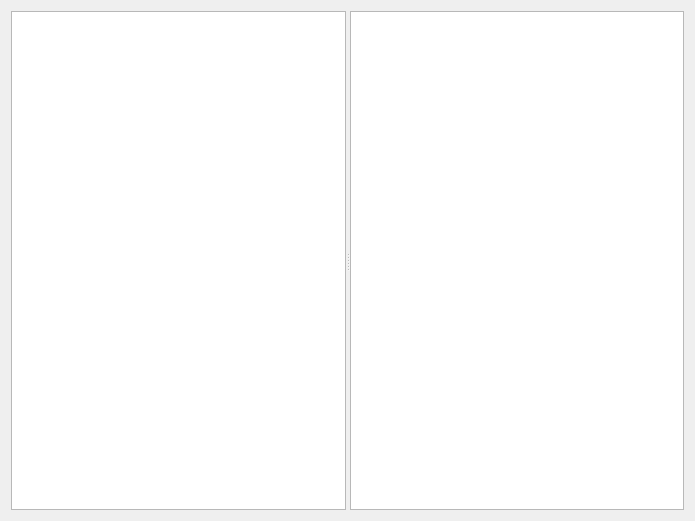
<?xml version="1.0" encoding="UTF-8"?>
<ui version="4.0">
 <class>CCmdHistoryWgt</class>
 <widget class="QWidget" name="CCmdHistoryWgt">
  <property name="geometry">
   <rect>
    <x>0</x>
    <y>0</y>
    <width>695</width>
    <height>521</height>
   </rect>
  </property>
  <property name="windowTitle">
   <string>CCmdHistoryWgt</string>
  </property>
  <layout class="QHBoxLayout" name="horizontalLayout">
   <item>
    <widget class="QSplitter" name="splitter">
     <property name="orientation">
      <enum>Qt::Horizontal</enum>
     </property>
     <widget class="QListWidget" name="listWidget"/>
     <widget class="QTextEdit" name="textEdit"/>
    </widget>
   </item>
  </layout>
 </widget>
 <layoutdefault spacing="6" margin="11"/>
 <resources/>
 <connections/>
</ui>
